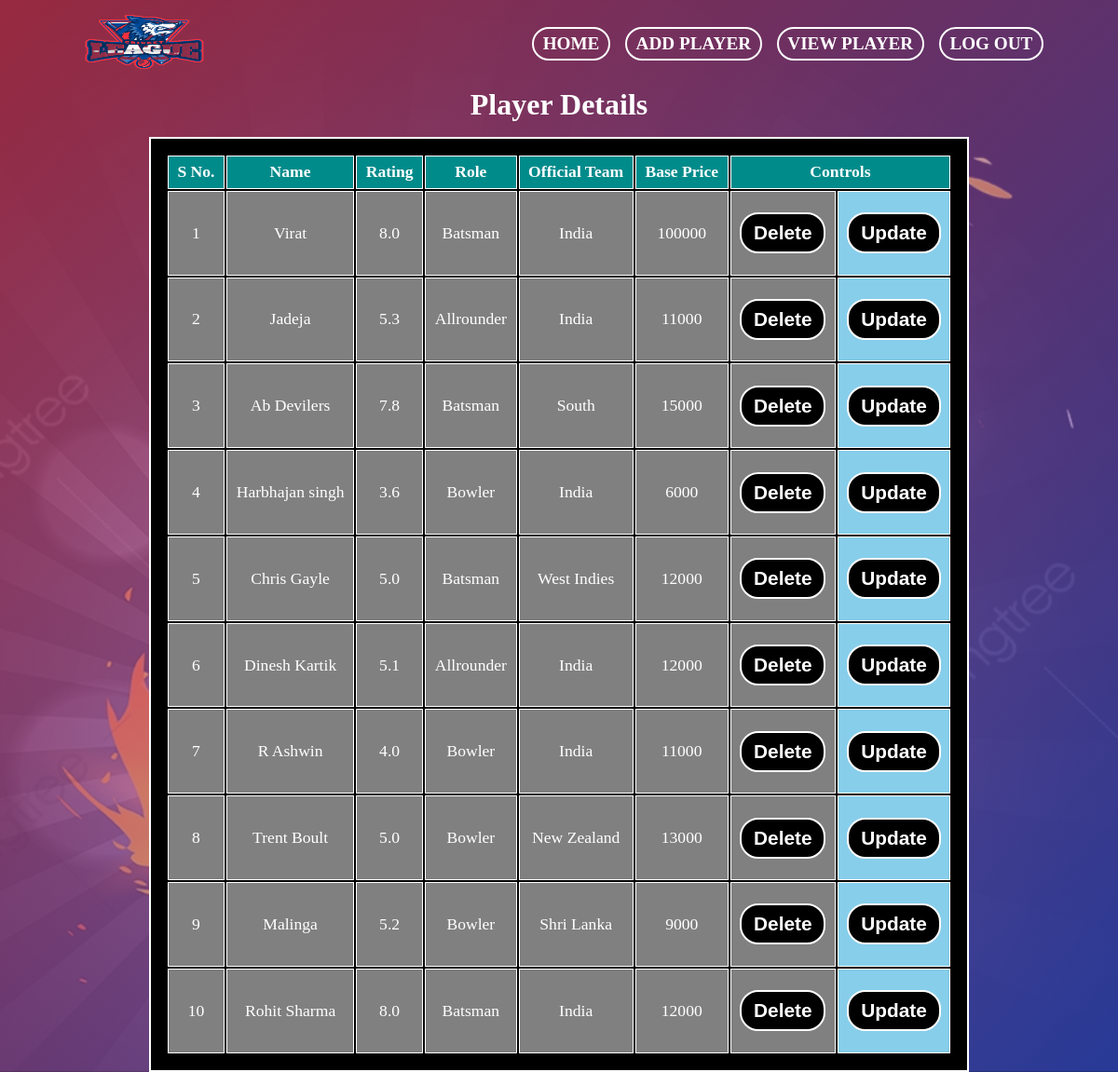
/admin/viewplayer.php, run on the app's committed database.
### tables this page shows
CREATE TABLE `players` (
  `player_id` int(11) NOT NULL,
  `playername` varchar(100) NOT NULL,
  `playerrating` varchar(50) NOT NULL,
  `playerrole` varchar(50) NOT NULL,
  `officialteam` varchar(50) NOT NULL,
  `playerbaseprice` varchar(50) NOT NULL
);

### admin/viewplayer.php (the view, shortened to what this page needs)
<!DOCTYPE html>
<html lang="en">
<head>
    <?php include_once "../partialpages/headerfiles.php"; ?>
</head>
<body>
    <div class="background">
    <?php include_once "../partialpages/adminnav.php"; ?>
        <div class="container">
            <h1 style="color: white;margin-bottom:1rem">Player Details</h1>
            <div class="table">
                <form onsubmit="return confirm('Are you sure you want to delete ? ')" action="playeraction.php" method="post">
                <table class="ptable">
                    <thead>
                        <tr>
                            <th>S No.</th>
                            <th>Name</th>
                            <th>Rating</th>
                            <th>Role</th>
                            <th>Official Team</th>
                            <th>Base Price</th>
                            <th colspan="2">Controls</th>
                        </tr>
                    </thead>
                    <tbody>
            <?php
                include_once "../partialpages/connection.php";
                $sql = "SELECT * FROM `players`";
                $count = 0;
                $res = mysqli_query($conn,$sql);
                if(mysqli_num_rows($res) > 0 ){
                    while($row = mysqli_fetch_array($res)){
                        $count++;
                      ?>
                    <tr>
                        <td> <?php echo $count ?></td>
                        <td><?php echo $row[1] ?></td>
                        <td><?php echo $row[2] ?></td>
                        <td><?php echo $row[3] ?></td>
                        <td><?php echo $row[4] ?></td>
                        <td><?php echo $row[5] ?></td>
                        <td>
                            <form onsubmit="return confirm('Are you sure you want to delete ? ')" action="playeraction.php" method="post">
                                <input type="submit" value="Delete">
                            </form>
                        </td>
                        <td>
                            <form action="updateplayer.php" method="post">
                                <input type="submit" value="Update">
                            </form>
                        </td>
                    </tr>
                    <?php
                    }
                }else{
                    echo "<div style='width:100%;background-color:#e63720a4;font: size 1.5rem;padding:1rem;margin:1rem 0;color:white'>There is no Player Available</div>";
                }
                ?>
                    </tbody>
                </table>
        </div>
    </div>
</body>
</html>

### partialpages/headerfiles.php (shortened to what this page needs)
<link rel="stylesheet" href="https://cdnjs.cloudflare.com/ajax/libs/font-awesome/6.1.1/css/all.min.css" />
<link rel="stylesheet" href="../style.css">
<link rel="stylesheet" href="style.css">

### partialpages/adminnav.php
<div class="navbar">
    <div class="logo">
        <img src="../images/logo-removebg-preview.png" alt="logo" >
    </div>
    <div class="nav">
        <ul>
            <li><a href="../admin/adminhome.php">HOME</a></li>
            <li><a href="../admin/addplayer.php">ADD PLAYER</a></li>
            <li><a href="../admin/viewplayer.php">VIEW PLAYER</a></li>
            <li><a href="../loginpages/adminlogin.php">LOG OUT</a></li>
        </ul>
    </div>
</div>

### style.css (style rules this page uses)
* { margin: 0; padding: 0; box-sizing: border-box; }
.background { background:linear-gradient(135deg,hsla(348,97%,63%,0.6),hsla(230,96%,62%,0.6)), url("images/test3.jpg"); background-repeat: no-repeat; background-position: center; background-size: 100% 100%; min-height: 100vh; padding: 0 5rem; }
.container { min-height: 80vh; display: flex; align-items: center; justify-content: center; flex-direction: column; }
.navbar { display: flex; justify-content: space-between; align-items: center; }
.logo img { width: 150px; height: 90px; }
.nav ul { display: flex; list-style-type: none; gap: 1rem; }
.nav ul li { padding: 0.3rem 0.6rem; border-radius: 20px; border: 2px solid white; cursor: pointer; text-align: center; }
.nav ul li a { text-decoration: none; cursor: pointer; color: white; font-weight: bold; font-size: 1.2rem; border: none; }
input[type="submit"] { cursor: pointer; padding: 0.5rem 0.8rem; border-radius: 20px; border: 2px solid white; background-color: black; color: white; width: 100%; font-weight: bold; font-size: 1.3rem; margin: 1rem 0; }
h1 { text-align: center; }
.table .ptable { width: 100%; border: 2px solid white; padding: 1rem; color: white; background-color: black; text-align: center; }
.table .ptable th { border: 1px solid white; }
.table .ptable td,th { padding:0.4rem 0.6rem; border: 1px solid white; font-size: 1.1rem; }
.table .ptable td { background-color: grey; }
.table .ptable th { background-color: darkcyan; }
.table .ptable tbody tr td:last-child { background-color: skyblue; }

### data on the page
players: playername "Virat", playerrating "8.0", playerrole "Batsman", officialteam "India", playerbaseprice "100000"
players: playername "Jadeja", playerrating "5.3", playerrole "Allrounder", officialteam "India", playerbaseprice "11000"
players: playername "Ab Devilers", playerrating "7.8", playerrole "Batsman", officialteam "South", playerbaseprice "15000"
players: playername "Harbhajan singh", playerrating "3.6", playerrole "Bowler", officialteam "India", playerbaseprice "6000"
players: playername "Chris Gayle", playerrating "5.0", playerrole "Batsman", officialteam "West Indies", playerbaseprice "12000"
players: playername "Dinesh Kartik", playerrating "5.1", playerrole "Allrounder", officialteam "India", playerbaseprice "12000"
players: playername "R Ashwin", playerrating "4.0", playerrole "Bowler", officialteam "India", playerbaseprice "11000"
players: playername "Trent Boult", playerrating "5.0", playerrole "Bowler", officialteam "New Zealand", playerbaseprice "13000"
players: playername "Malinga", playerrating "5.2", playerrole "Bowler", officialteam "Shri Lanka", playerbaseprice "9000"
players: playername "Rohit Sharma", playerrating "8.0", playerrole "Batsman", officialteam "India", playerbaseprice "12000"
